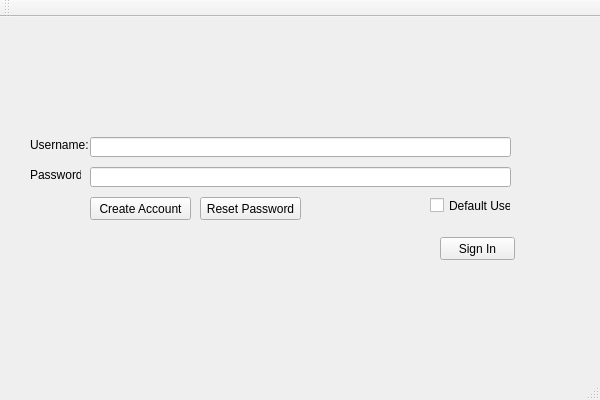
<?xml version="1.0" encoding="UTF-8"?>
<ui version="4.0">
 <class>DESMMenuClass</class>
 <widget class="QMainWindow" name="DESMMenuClass">
  <property name="geometry">
   <rect>
    <x>0</x>
    <y>0</y>
    <width>600</width>
    <height>400</height>
   </rect>
  </property>
  <property name="baseSize">
   <size>
    <width>500</width>
    <height>500</height>
   </size>
  </property>
  <property name="windowTitle">
   <string>DESMMenu</string>
  </property>
  <widget class="QWidget" name="centralWidget">
   <widget class="QLabel" name="usernameLabel">
    <property name="geometry">
     <rect>
      <x>30</x>
      <y>120</y>
      <width>71</width>
      <height>16</height>
     </rect>
    </property>
    <property name="text">
     <string>Username:</string>
    </property>
   </widget>
   <widget class="QLabel" name="passwordLabel">
    <property name="geometry">
     <rect>
      <x>30</x>
      <y>150</y>
      <width>51</width>
      <height>16</height>
     </rect>
    </property>
    <property name="text">
     <string>Password:</string>
    </property>
   </widget>
   <widget class="QLineEdit" name="usernameLineEdit">
    <property name="geometry">
     <rect>
      <x>90</x>
      <y>120</y>
      <width>421</width>
      <height>20</height>
     </rect>
    </property>
   </widget>
   <widget class="QLineEdit" name="passwordLineEdit">
    <property name="geometry">
     <rect>
      <x>90</x>
      <y>150</y>
      <width>421</width>
      <height>20</height>
     </rect>
    </property>
   </widget>
   <widget class="QCheckBox" name="DefaultUserCheckbox">
    <property name="geometry">
     <rect>
      <x>430</x>
      <y>180</y>
      <width>81</width>
      <height>17</height>
     </rect>
    </property>
    <property name="text">
     <string>Default User</string>
    </property>
   </widget>
   <widget class="QPushButton" name="createAccountPushButton">
    <property name="geometry">
     <rect>
      <x>90</x>
      <y>180</y>
      <width>101</width>
      <height>23</height>
     </rect>
    </property>
    <property name="text">
     <string>Create Account</string>
    </property>
   </widget>
   <widget class="QPushButton" name="resetPasswordPushButton">
    <property name="geometry">
     <rect>
      <x>200</x>
      <y>180</y>
      <width>101</width>
      <height>23</height>
     </rect>
    </property>
    <property name="text">
     <string>Reset Password</string>
    </property>
   </widget>
   <widget class="QPushButton" name="signInPushButton">
    <property name="geometry">
     <rect>
      <x>440</x>
      <y>220</y>
      <width>75</width>
      <height>23</height>
     </rect>
    </property>
    <property name="text">
     <string>Sign In</string>
    </property>
   </widget>
  </widget>
  <widget class="QToolBar" name="mainToolBar">
   <attribute name="toolBarArea">
    <enum>TopToolBarArea</enum>
   </attribute>
   <attribute name="toolBarBreak">
    <bool>false</bool>
   </attribute>
  </widget>
  <widget class="QStatusBar" name="statusBar"/>
 </widget>
 <layoutdefault spacing="6" margin="11"/>
 <resources>
  <include location="DESMMenu.qrc"/>
 </resources>
 <connections/>
</ui>
